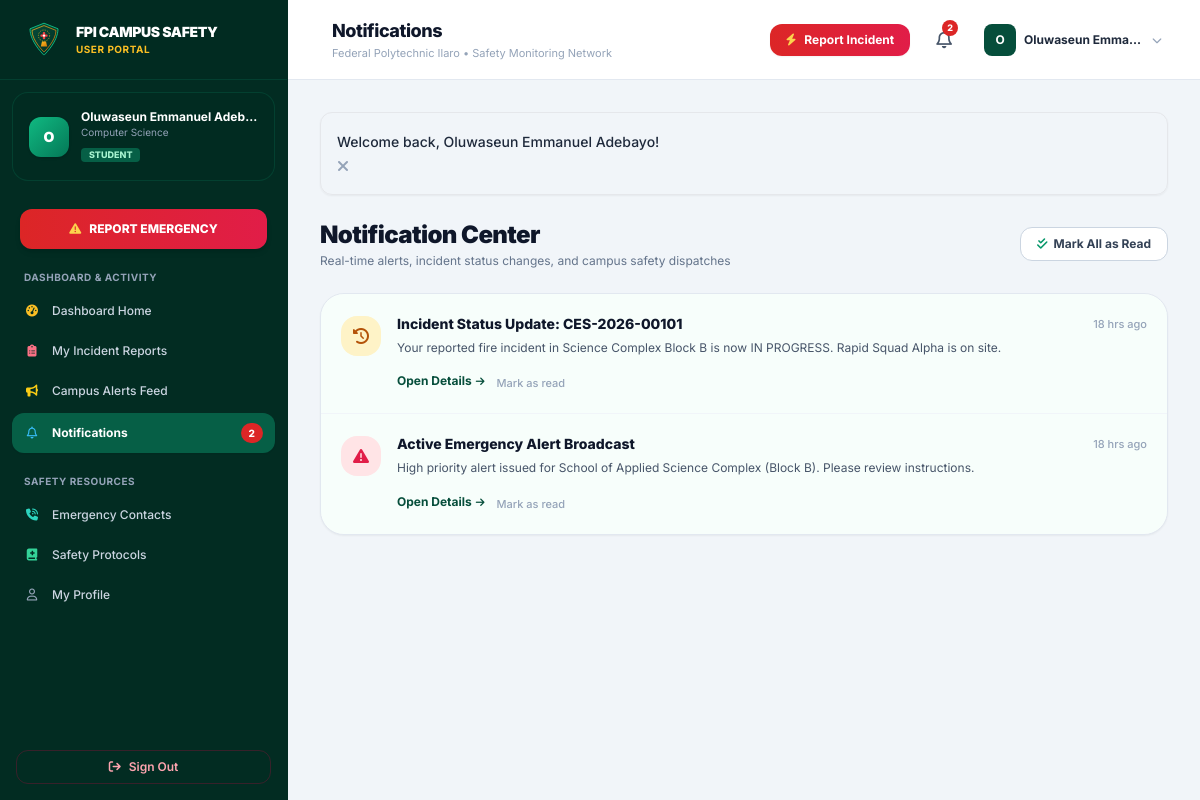
Screenshot of /student/notifications.php (signed in) with the database file from the repository.
### tables this page shows
CREATE TABLE `notifications` (
  `id` INT UNSIGNED AUTO_INCREMENT PRIMARY KEY,
  `user_id` INT UNSIGNED NOT NULL,
  `title` VARCHAR(200) NOT NULL,
  `message` TEXT NOT NULL,
  `type` ENUM('info', 'alert', 'status_update', 'success', 'warning') NOT NULL DEFAULT 'info',
  `link` VARCHAR(255) DEFAULT NULL,
  `is_read` TINYINT(1) NOT NULL DEFAULT 0,
  `created_at` TIMESTAMP DEFAULT CURRENT_TIMESTAMP,
  FOREIGN KEY (`user_id`) REFERENCES `users`(`id`) ON DELETE CASCADE,
  INDEX `idx_notif_user_read` (`user_id`, `is_read`)
);

### student/notifications.php (the view, shortened to what this page needs)
<?php
require_once __DIR__ . '/../includes/nav-portal.php';
$userId = $user['id'];
$pdo = getDB();
$stmt = $pdo->prepare("SELECT * FROM notifications WHERE user_id = ? ORDER BY created_at DESC");
$stmt->execute([$userId]);
$notifications = $stmt->fetchAll();
?>
<div class="max-w-4xl mx-auto space-y-6">
    <div class="flex flex-col sm:flex-row sm:items-center justify-between gap-4">
        <div>
            <h2 class="text-2xl font-black text-slate-900 tracking-tight">Notification Center</h2>
            <p class="text-xs text-slate-500 mt-0.5">Real-time alerts, incident status changes, and campus safety dispatches</p>
        </div>
        <?php if ($unreadNotifCount > 0): ?>
        <form action="<?= BASE_URL ?>/student/notifications.php" method="POST">
            <button type="submit" class="px-4 py-2 rounded-xl bg-white border border-slate-300 hover:bg-slate-50 text-slate-700 font-bold text-xs shadow-xs transition flex items-center gap-1.5">
                <i class="fa-solid fa-check-double text-emerald-600"></i> Mark All as Read
            </button>
        </form>
        <?php endif; ?>
    </div>
    <div class="bg-white rounded-3xl border border-slate-200 shadow-sm overflow-hidden divide-y divide-slate-100">
        <?php if (!empty($notifications)): ?>
            <?php foreach ($notifications as $notif): ?>
            <div class="p-5 flex items-start gap-4 transition <?= $notif['is_read'] ? 'bg-white hover:bg-slate-50/80' : 'bg-emerald-50/40 hover:bg-emerald-50/60' ?>">
                <div class="w-10 h-10 rounded-2xl flex items-center justify-center text-base flex-shrink-0 mt-0.5 <?=
                    $notif['type'] === 'alert' ? 'bg-rose-100 text-rose-600' :
                    ($notif['type'] === 'status_update' ? 'bg-amber-100 text-amber-700' :
                    ($notif['type'] === 'success' ? 'bg-emerald-100 text-emerald-700' : 'bg-sky-100 text-sky-700'))
                ?>">
                    <i class="fa-solid <?=
                        $notif['type'] === 'alert' ? 'fa-triangle-exclamation' :
                        ($notif['type'] === 'status_update' ? 'fa-clock-rotate-left' :
                        ($notif['type'] === 'success' ? 'fa-circle-check' : 'fa-bell'))
                    ?>"></i>
                </div>
                <div class="flex-1 overflow-hidden">
                    <div class="flex items-center justify-between gap-2">
                        <h4 class="text-xs sm:text-sm font-bold text-slate-900 truncate <?= $notif['is_read'] ? '' : 'font-extrabold' ?>">
                            <?= e($notif['title']) ?>
                        </h4>
                        <span class="text-[11px] text-slate-400 font-medium whitespace-nowrap">
                            <?= time_ago($notif['created_at']) ?>
                        </span>
                    </div>
                    <p class="text-xs text-slate-600 mt-1 leading-relaxed">
                        <?= e($notif['message']) ?>
                    </p>
                    <div class="mt-3 flex items-center gap-3">
                        <?php if (!empty($notif['link'])): ?>
                            <a href="<?= BASE_URL . '/' . e($notif['link']) ?>" class="inline-flex items-center gap-1 text-xs font-bold text-fpi-800 hover:text-fpi-900 transition">
                                <span>Open Details</span> <i class="fa-solid fa-arrow-right text-[10px]"></i>
                            </a>
                        <?php endif; ?>
                        <?php if (!$notif['is_read']): ?>
                            <form action="<?= BASE_URL ?>/student/notifications.php" method="POST" class="inline">
                                <button type="submit" class="text-[11px] text-slate-400 hover:text-slate-600 font-medium">
                                    Mark as read
                                </button>
                            </form>
                        <?php endif; ?>
                    </div>
                </div>
            </div>
            <?php endforeach; ?>
        <?php endif; ?>
    </div>
</div>
<?php require_once __DIR__ . '/../includes/footer-portal.php'; ?>

### assets/css/style.css (style rules this page uses)
:root { --fpi-green-900: #022c22; --fpi-green-800: #064e3b; --fpi-green-700: #047857; --fpi-green-600: #059669; --fpi-gold-500: #d97706; --fpi-gold-400: #f59e0b; --fpi-alert-red: #dc2626; }
body { font-feature-settings: "cv02", "cv03", "cv04", "cv11"; -webkit-tap-highlight-color: transparent; }

### rows the page displays
notifications: title "Incident Status Update: CES-2026-00101", created_at "18 hrs ago", message "Your reported fire incident in Science Complex Block B is now IN PROGRESS. Rapid Squad Alpha is on site."
notifications: title "Active Emergency Alert Broadcast", created_at "18 hrs ago", message "High priority alert issued for School of Applied Science Complex (Block B). Please review instructions."

### other values shown
substr($user['name'], 0, 1) "O"
$user['name'] "Oluwaseun Emmanuel Adeb…"
$user['department'] "Computer Science"
$user['role'] "STUDENT"
$unreadNotifCount "2"
$pageTitle "Notifications"
$user['name'] "Oluwaseun Emma…"
$msg "Welcome back, Oluwaseun Emmanuel Adebayo!"
